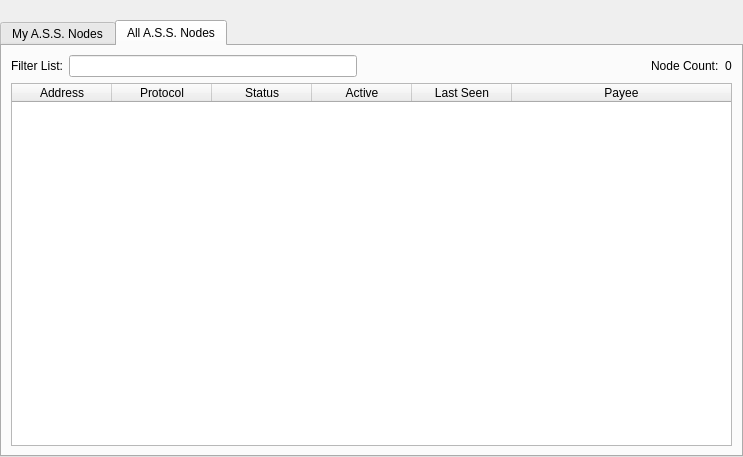
<?xml version="1.0" encoding="UTF-8"?>
<ui version="4.0">
 <class>MasternodeList</class>
 <widget class="QWidget" name="MasternodeList">
  <property name="geometry">
   <rect>
    <x>0</x>
    <y>0</y>
    <width>743</width>
    <height>457</height>
   </rect>
  </property>
  <property name="windowTitle">
   <string>Form</string>
  </property>
  <layout class="QVBoxLayout" name="topLayout">
   <property name="leftMargin">
    <number>0</number>
   </property>
   <property name="topMargin">
    <number>0</number>
   </property>
   <property name="rightMargin">
    <number>0</number>
   </property>
   <property name="bottomMargin">
    <number>0</number>
   </property>
   <item>
    <layout class="QVBoxLayout" name="verticalLayout">
     <property name="bottomMargin">
      <number>0</number>
     </property>
     <item>
      <spacer name="horizontalSpacer0">
       <property name="orientation">
        <enum>Qt::Horizontal</enum>
       </property>
       <property name="sizeHint" stdset="0">
        <size>
         <width>40</width>
         <height>20</height>
        </size>
       </property>
      </spacer>
     </item>
     <item>
      <widget class="QTabWidget" name="tabWidget">
       <property name="currentIndex">
        <number>1</number>
       </property>
       <widget class="QWidget" name="tabMyMasternodes">
        <attribute name="title">
         <string>My A.S.S. Nodes</string>
        </attribute>
        <layout class="QGridLayout" name="gridLayout_2">
         <item row="0" column="0">
          <layout class="QVBoxLayout" name="verticalLayout_2">
           <property name="bottomMargin">
            <number>0</number>
           </property>
           <item>
            <layout class="QHBoxLayout" name="horizontalLayout_note">
             <property name="bottomMargin">
              <number>0</number>
             </property>
             <item>
              <widget class="QLabel" name="updateNote">
               <property name="text">
                <string>Note: Status of your masternodes in local wallet can potentially be slightly incorrect.&lt;br /&gt;Always wait for wallet to sync additional data and then double check from another node&lt;br /&gt;if your masternode should be running but you still do not see &quot;ENABLED&quot; in &quot;Status&quot; field.</string>
               </property>
              </widget>
             </item>
            </layout>
           </item>
           <item>
            <widget class="QTableWidget" name="tableWidgetMyMasternodes">
             <property name="minimumSize">
              <size>
               <width>695</width>
               <height>0</height>
              </size>
             </property>
             <property name="editTriggers">
              <set>QAbstractItemView::NoEditTriggers</set>
             </property>
             <property name="alternatingRowColors">
              <bool>true</bool>
             </property>
             <property name="selectionMode">
              <enum>QAbstractItemView::SingleSelection</enum>
             </property>
             <property name="selectionBehavior">
              <enum>QAbstractItemView::SelectRows</enum>
             </property>
             <property name="sortingEnabled">
              <bool>true</bool>
             </property>
             <attribute name="horizontalHeaderStretchLastSection">
              <bool>true</bool>
             </attribute>
             <column>
              <property name="text">
               <string>Alias</string>
              </property>
             </column>
             <column>
              <property name="text">
               <string>Address</string>
              </property>
             </column>
             <column>
              <property name="text">
               <string>Protocol</string>
              </property>
             </column>
             <column>
              <property name="text">
               <string>Status</string>
              </property>
             </column>
             <column>
              <property name="text">
               <string>Active</string>
              </property>
             </column>
             <column>
              <property name="text">
               <string>Last Seen</string>
              </property>
             </column>
             <column>
              <property name="text">
               <string>Payee</string>
              </property>
             </column>
            </widget>
           </item>
           <item>
            <layout class="QHBoxLayout" name="horizontalLayout_5">
             <property name="bottomMargin">
              <number>0</number>
             </property>
             <item>
              <widget class="QPushButton" name="startButton">
               <property name="text">
                <string>S&amp;tart alias</string>
               </property>
              </widget>
             </item>
             <item>
              <widget class="QPushButton" name="startAllButton">
               <property name="text">
                <string>Start &amp;all</string>
               </property>
              </widget>
             </item>
             <item>
              <widget class="QPushButton" name="startMissingButton">
               <property name="text">
                <string>Start &amp;MISSING</string>
               </property>
              </widget>
             </item>
             <item>
              <widget class="QPushButton" name="UpdateButton">
               <property name="text">
                <string>&amp;Update status</string>
               </property>
              </widget>
             </item>
             <item>
              <widget class="QLabel" name="autoupdate_label">
               <property name="text">
                <string>Status will be updated automatically in (sec):</string>
               </property>
              </widget>
             </item>
             <item>
              <widget class="QLabel" name="secondsLabel">
               <property name="text">
                <string>0</string>
               </property>
              </widget>
             </item>
             <item>
              <spacer name="horizontalSpacer_5">
               <property name="orientation">
                <enum>Qt::Horizontal</enum>
               </property>
               <property name="sizeHint" stdset="0">
                <size>
                 <width>40</width>
                 <height>20</height>
                </size>
               </property>
              </spacer>
             </item>
            </layout>
           </item>
          </layout>
         </item>
        </layout>
       </widget>
       <widget class="QWidget" name="tabAllMasternodes">
        <attribute name="title">
         <string>All A.S.S. Nodes</string>
        </attribute>
        <layout class="QGridLayout" name="gridLayout">
         <item row="1" column="0">
          <widget class="QTableWidget" name="tableWidgetMasternodes">
           <property name="editTriggers">
            <set>QAbstractItemView::NoEditTriggers</set>
           </property>
           <property name="alternatingRowColors">
            <bool>true</bool>
           </property>
           <property name="selectionBehavior">
            <enum>QAbstractItemView::SelectRows</enum>
           </property>
           <property name="sortingEnabled">
            <bool>true</bool>
           </property>
           <attribute name="horizontalHeaderStretchLastSection">
            <bool>true</bool>
           </attribute>
           <column>
            <property name="text">
             <string>Address</string>
            </property>
           </column>
           <column>
            <property name="text">
             <string>Protocol</string>
            </property>
           </column>
           <column>
            <property name="text">
             <string>Status</string>
            </property>
           </column>
           <column>
            <property name="text">
             <string>Active</string>
            </property>
           </column>
           <column>
            <property name="text">
             <string>Last Seen</string>
            </property>
           </column>
           <column>
            <property name="text">
             <string>Payee</string>
            </property>
           </column>
          </widget>
         </item>
         <item row="0" column="0">
          <layout class="QHBoxLayout" name="horizontalLayout_3">
           <property name="bottomMargin">
            <number>0</number>
           </property>
           <item>
            <widget class="QLabel" name="label_filter">
             <property name="text">
              <string>Filter List:</string>
             </property>
            </widget>
           </item>
           <item>
            <widget class="QLineEdit" name="filterLineEdit">
             <property name="toolTip">
              <string>Filter masternode list</string>
             </property>
            </widget>
           </item>
           <item>
            <spacer name="horizontalSpacer_3">
             <property name="orientation">
              <enum>Qt::Horizontal</enum>
             </property>
             <property name="sizeHint" stdset="0">
              <size>
               <width>10</width>
               <height>20</height>
              </size>
             </property>
            </spacer>
           </item>
           <item>
            <widget class="QLabel" name="label_count">
             <property name="text">
              <string>Node Count:</string>
             </property>
            </widget>
           </item>
           <item>
            <widget class="QLabel" name="countLabel">
             <property name="text">
              <string>0</string>
             </property>
            </widget>
           </item>
          </layout>
         </item>
        </layout>
       </widget>
      </widget>
     </item>
    </layout>
   </item>
  </layout>
 </widget>
 <resources/>
 <connections/>
</ui>
